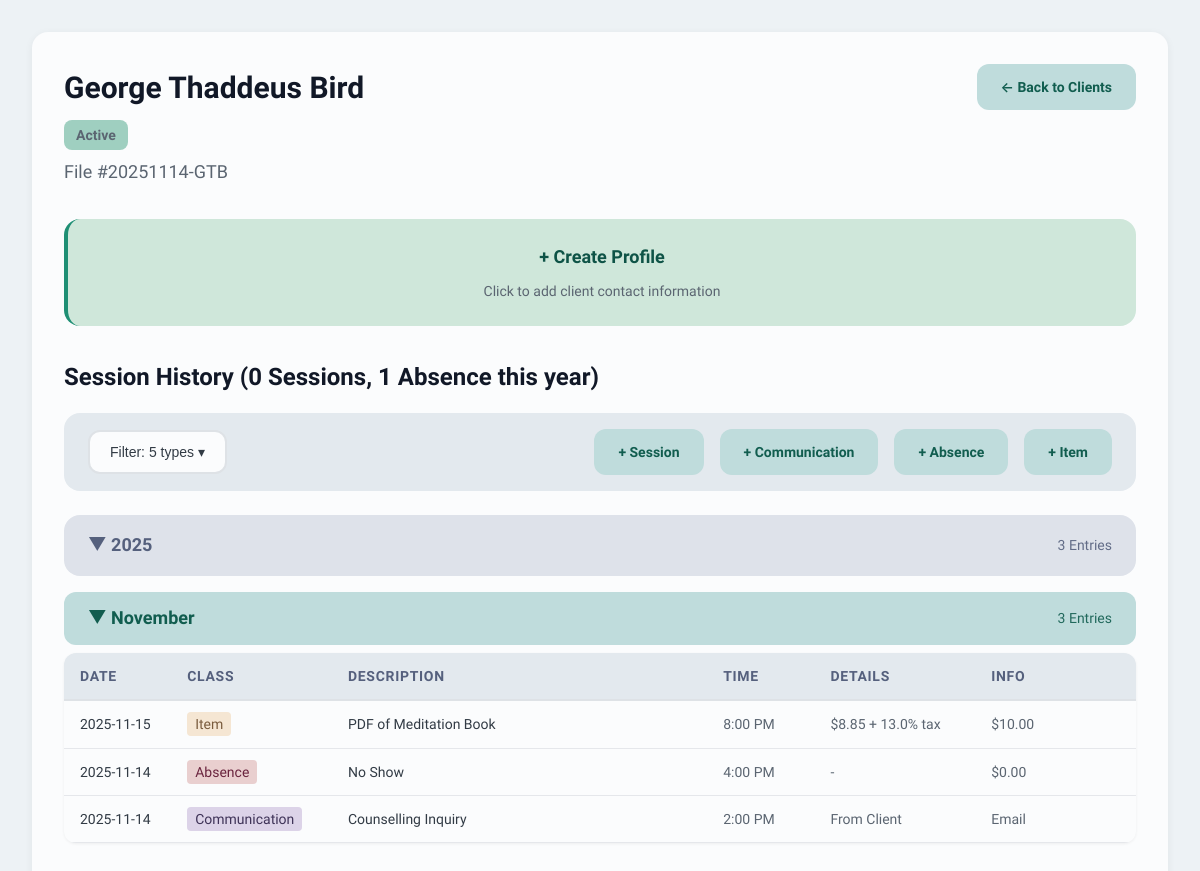
The app's page /client/2, older data.
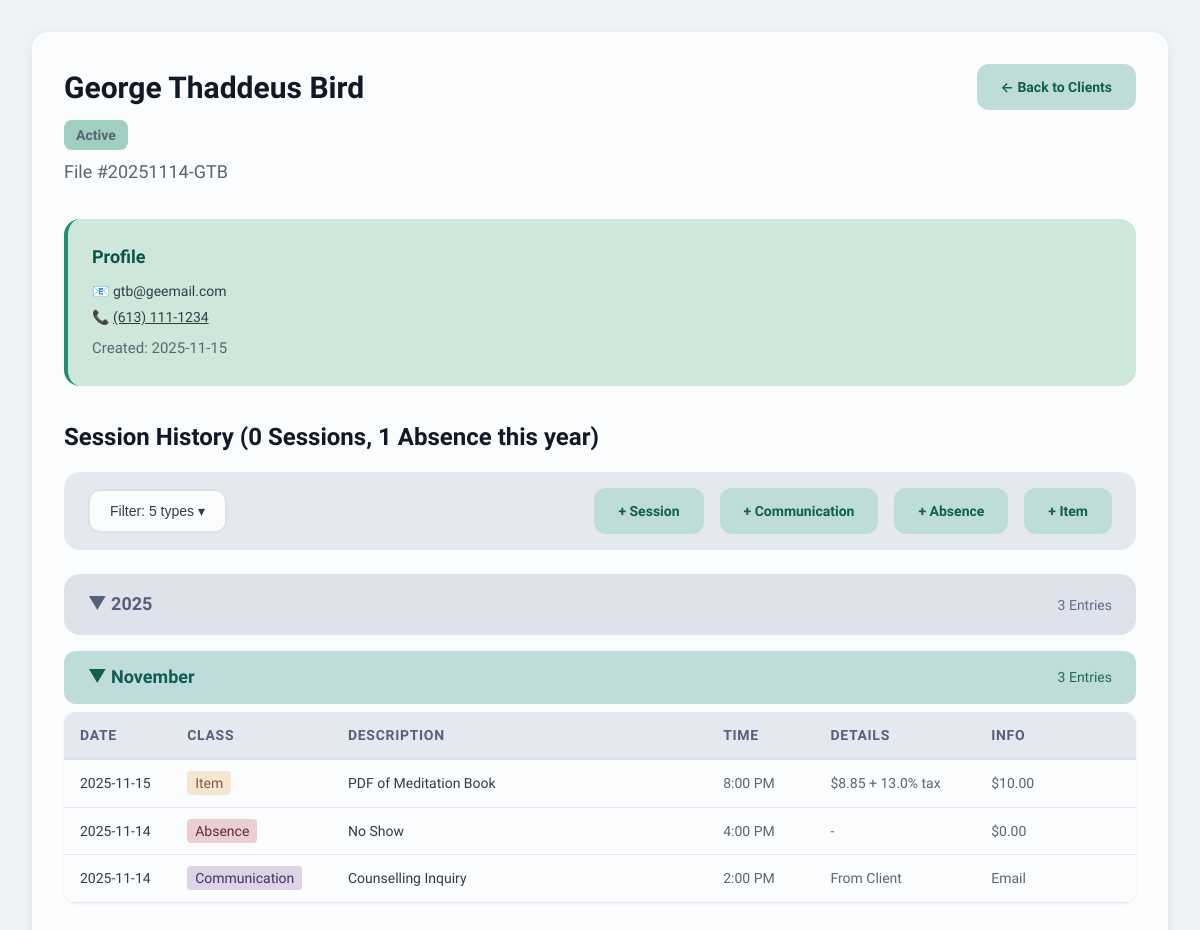
The same page, newer data.
### tables this page shows
CREATE TABLE entries (
                id INTEGER PRIMARY KEY AUTOINCREMENT,
                client_id INTEGER NOT NULL,
                class TEXT NOT NULL,
                created_at INTEGER NOT NULL,
                modified_at INTEGER NOT NULL,
                
                -- Common fields
                description TEXT,
                content TEXT,
                
                -- Profile-specific fields
                email TEXT,
                phone TEXT,
                home_phone TEXT,
                work_phone TEXT,
                text_number TEXT,
                address TEXT,
                date_of_birth TEXT,
                preferred_contact TEXT,
                ok_to_leave_message TEXT,
                emergency_contact_name TEXT,
                emergency_contact_phone TEXT,
                emergency_contact_relationship TEXT,
                referral_source TEXT,
                additional_info TEXT,
                
                -- Session-specific fields
                modality TEXT,
                format TEXT,
                session_number INTEGER,
                service TEXT,
                session_date INTEGER,
                session_time TEXT,
                duration INTEGER,
                fee REAL,
                is_consultation INTEGER DEFAULT 0,
                mood TEXT,
                affect TEXT,
                risk_assessment TEXT,
                
                -- Communication-specific fields
                comm_recipient TEXT,
                comm_type TEXT,
                comm_date INTEGER,
                comm_time TEXT,
                
                -- Absence-specific fields
                absence_date INTEGER,
                absence_time TEXT,
                
                -- Item-specific fields
                item_date INTEGER,
                item_time TEXT,
                base_price REAL,
                tax_rate REAL,
                
                -- Statement-specific fields
                statement_total REAL,
                payment_status TEXT,
                payment_notes TEXT,
                date_sent INTEGER,
                date_paid INTEGER,
                is_void INTEGER DEFAULT 0,
                
                -- Edit tracking
                edit_history TEXT,
                locked INTEGER DEFAULT 0,
                locked_at INTEGER,
                
                FOREIGN KEY (client_id) REFERENCES clients(id)
            );

### web/app.py (the view)
@app.route('/client/<int:client_id>')
def client_file(client_id):
    client = db.get_client(client_id)
    if not client:
        return "Client not found", 404
    client['type'] = db.get_client_type(client['type_id'])
    all_types = db.get_all_client_types()
    class_filter = request.args.getlist('class')
    if not class_filter:
        class_filter = ['session', 'consultation', 'communication', 'absence', 'item']
    profile_entry = db.get_profile_entry(client_id)
    all_entries = db.get_client_entries(client_id)
    from datetime import datetime
    now = datetime.now()
    session_entries = [e for e in all_entries if e['class'] == 'session']
    session_count = sum(1 for e in session_entries if not e.get('is_consultation'))
    consultation_count = sum(1 for e in session_entries if e.get('is_consultation'))
    year_start = int(datetime(now.year, 1, 1).timestamp())
    absence_entries = [e for e in all_entries if e['class'] == 'absence' and (e.get('absence_date') or 0) >= year_start]
    absence_count = len(absence_entries)
    filtered_entries = []
    for entry in all_entries:
        if entry['class'] == 'session':
            if entry.get('is_consultation'):
                if 'consultation' in class_filter:
                    filtered_entries.append(entry)
            else:
                if 'session' in class_filter:
                    filtered_entries.append(entry)
        elif entry['class'] in class_filter:
            filtered_entries.append(entry)
    from collections import defaultdict
    current_year = now.year
    current_month = now.month
    year_dict = defaultdict(lambda: defaultdict(list))
    for entry in filtered_entries:
        date_field = None
        if entry['class'] == 'session' and entry.get('session_date'):
            date_field = entry['session_date']
        elif entry['class'] == 'communication' and entry.get('comm_date'):
            date_field = entry['comm_date']
        elif entry['class'] == 'absence' and entry.get('absence_date'):
            date_field = entry['absence_date']
        elif entry['class'] == 'item' and entry.get('item_date'):
            date_field = entry['item_date']
        if date_field:
            entry_date = datetime.fromtimestamp(date_field)
            year = entry_date.year
            month = entry_date.month
            year_dict[year][month].append(entry)
    entries_by_year = []
    for year in sorted(year_dict.keys(), reverse=True):  # Most recent year first
        months = []
        year_total = 0
        for month in sorted(year_dict[year].keys(), reverse=True):  # Most recent month first
            def get_entry_date(e):
                if e['class'] == 'session':
                    return e.get('session_date', 0)
                elif e['class'] == 'communication':
                    return e.get('comm_date', 0)
                elif e['class'] == 'absence':
                    return e.get('absence_date', 0)
                elif e['class'] == 'item':
                    return e.get('item_date', 0)
                return 0
            month_entries = sorted(year_dict[year][month],
                                 key=get_entry_date,
                                 reverse=True)
            month_name = datetime(year, month, 1).strftime('%B')
            months.append({
                'month_num': month,
                'month_name': month_name,
                'entries': month_entries,
                'is_current': (year == current_year and month == current_month)
            })
            year_total += len(month_entries)
        entries_by_year.append({
            'year': year,
            'months': months,
            'total': year_total,
            'is_current': (year == current_year)
        })
    return render_template('client_file.html',
                         client=client,
                         all_types=all_types,
                         profile_entry=profile_entry,
                         entries_by_year=entries_by_year,
                         session_count=session_count,
                         consultation_count=consultation_count,
                         absence_count=absence_count,
                         class_filter=class_filter)

### core/database.py (called while the page is built)
    def connect(self):
        return sqlite3.connect(str(self.db_path))

    def get_profile_entry(self, client_id: int) -> Optional[Dict[str, Any]]:
        conn = self.connect()
        conn.row_factory = sqlite3.Row
        cursor = conn.cursor()
        cursor.execute("""
            SELECT * FROM entries
            WHERE client_id = ? AND class = 'profile'
            LIMIT 1
        """, (client_id,))
        row = cursor.fetchone()
        conn.close()
        return dict(row) if row else None

    def get_client_type(self, type_id: int) -> Optional[Dict[str, Any]]:
        conn = self.connect()
        conn.row_factory = sqlite3.Row
        cursor = conn.cursor()
        cursor.execute("SELECT * FROM client_types WHERE id = ?", (type_id,))
        row = cursor.fetchone()
        conn.close()
        return dict(row) if row else None

    def get_all_client_types(self) -> List[Dict[str, Any]]:
        conn = self.connect()
        conn.row_factory = sqlite3.Row
        cursor = conn.cursor()
        cursor.execute("SELECT * FROM client_types ORDER BY name")
        rows = cursor.fetchall()
        conn.close()
        return [dict(row) for row in rows]

### web/templates/client_file.html (shortened to what the changed rows need)
{% extends "base.html" %}
{% block content %}
<div class="card">
    <div style="display: flex; justify-content: space-between; align-items: start; margin-bottom: 2rem;">
        <div>
            <h2 style="color: #111827; margin-bottom: 0.5rem;">{{ client.first_name }} {{ client.middle_name }} {{ client.last_name }}</h2>
        </div>
    </div>
    {% if profile_entry %}
    <div class="profile-entry" onclick="window.location.href='{{ url_for('edit_profile', client_id=client.id) }}'">
        <div style="display: flex; justify-content: space-between; align-items: start; margin-bottom: 0.5rem;">
            <strong style="font-size: 1.125rem; color: #0E5346;">Profile</strong>
        </div>
        {% if profile_entry.email %}
        <p style="font-size: 0.875rem; color: #323B45; margin: 0.25rem 0;">
            📧 <a href="mailto:{{ profile_entry.email }}"
                  style="color: #323B45; text-decoration: {% if profile_entry.preferred_contact == 'email' %}underline{% else %}none{% endif %};"
                  onclick="event.stopPropagation();">{{ profile_entry.email }}</a>
        </p>
        {% endif %}
        {% if profile_entry.phone or profile_entry.home_phone or profile_entry.work_phone %}
        <p style="font-size: 0.875rem; color: #323B45; margin: 0.25rem 0;">
            {% set display_phone = '' %}
            {% set link_type = 'tel' %}
            {% set is_preferred = false %}
            {% if profile_entry.preferred_contact == 'call_cell' %}
                {% set display_phone = profile_entry.phone %}
                {% set link_type = 'tel' %}
                {% set is_preferred = true %}
            {% elif profile_entry.preferred_contact == 'call_home' %}
                {% set display_phone = profile_entry.home_phone %}
                {% set link_type = 'tel' %}
                {% set is_preferred = true %}
            {% elif profile_entry.preferred_contact == 'call_work' %}
                {% set display_phone = profile_entry.work_phone %}
                {% set link_type = 'tel' %}
                {% set is_preferred = true %}
            {% elif profile_entry.preferred_contact == 'text' %}
                {% if profile_entry.text_number == 'cell' %}
                    {% set display_phone = profile_entry.phone %}
                {% elif profile_entry.text_number == 'home' %}
                    {% set display_phone = profile_entry.home_phone %}
                {% elif profile_entry.text_number == 'work' %}
                    {% set display_phone = profile_entry.work_phone %}
                {% else %}
                    {% set display_phone = profile_entry.phone %}
                {% endif %}
                {% set link_type = 'sms' %}
                {% set is_preferred = true %}
            {% else %}
                {% set display_phone = profile_entry.phone or profile_entry.home_phone or profile_entry.work_phone %}
                {% set link_type = 'tel' %}
            {% endif %}
            {% if display_phone %}
                {% if link_type == 'tel' %}📞{% else %}💬{% endif %}
                <a href="{{ link_type }}:{{ display_phone }}"
                   style="color: #323B45; text-decoration: {% if is_preferred %}underline{% else %}none{% endif %};"
                   onclick="event.stopPropagation();">{{ display_phone }}</a>
            {% endif %}
        </p>
        {% endif %}
        <small style="color: #5B6571;">Created: {{ profile_entry.created_at|timestamp_to_date }}</small>
    </div>
    {% else %}
    <div class="profile-entry" onclick="window.location.href='{{ url_for('edit_profile', client_id=client.id) }}'" style="text-align: center;">
        <strong style="font-size: 1.125rem; color: #0E5346;">+ Create Profile</strong>
        <p style="font-size: 0.875rem; color: #5B6571; margin-top: 0.5rem;">Click to add client contact information</p>
    </div>
    {% endif %}
    {% if entries_by_year %}
    <div style="margin-top: 1.5rem;">
        {% for year_group in entries_by_year %}
        <div class="year-section" style="margin-bottom: 1.5rem;">
            <div id="year-{{ year_group.year }}-content"
                 style="{% if not year_group.is_current %}display: none;{% endif %}">
                {% for month_group in year_group.months %}
                <div class="month-section" style="margin-top: 1rem;">
                    <div id="month-{{ year_group.year }}-{{ month_group.month_num }}-content"
                         style="{% if not month_group.is_current %}display: none;{% endif %} margin-top: 0.5rem;">
                        <table>
                            <thead>
                                <tr>
                                    <th>Date</th>
                                    <th>Class</th>
                                    <th>Description</th>
                                    <th>Time</th>
                                    <th>Details</th>
                                    <th>Info</th>
                                </tr>
                            </thead>
                        </table>
                    </div>
                </div>
                {% endfor %}
            </div>
        </div>
        {% endfor %}
    </div>
    {% else %}
    <div class="empty-state">
        <p style="color: #5B6571; margin-bottom: 1rem;">No Entries yet.</p>
    </div>
    {% endif %}
</div>
{% endblock %}

Row changes from the older to the newer data that the page shows:
added entries: email "gtb@geemail.com", phone "(613) 111-1234", created_at "2025-11-15"
Text that changed along with them:
text no longer shown: "+ Create Profile Click to add client contact information"
text now shown: "Profile 📧 📞 Created:"
